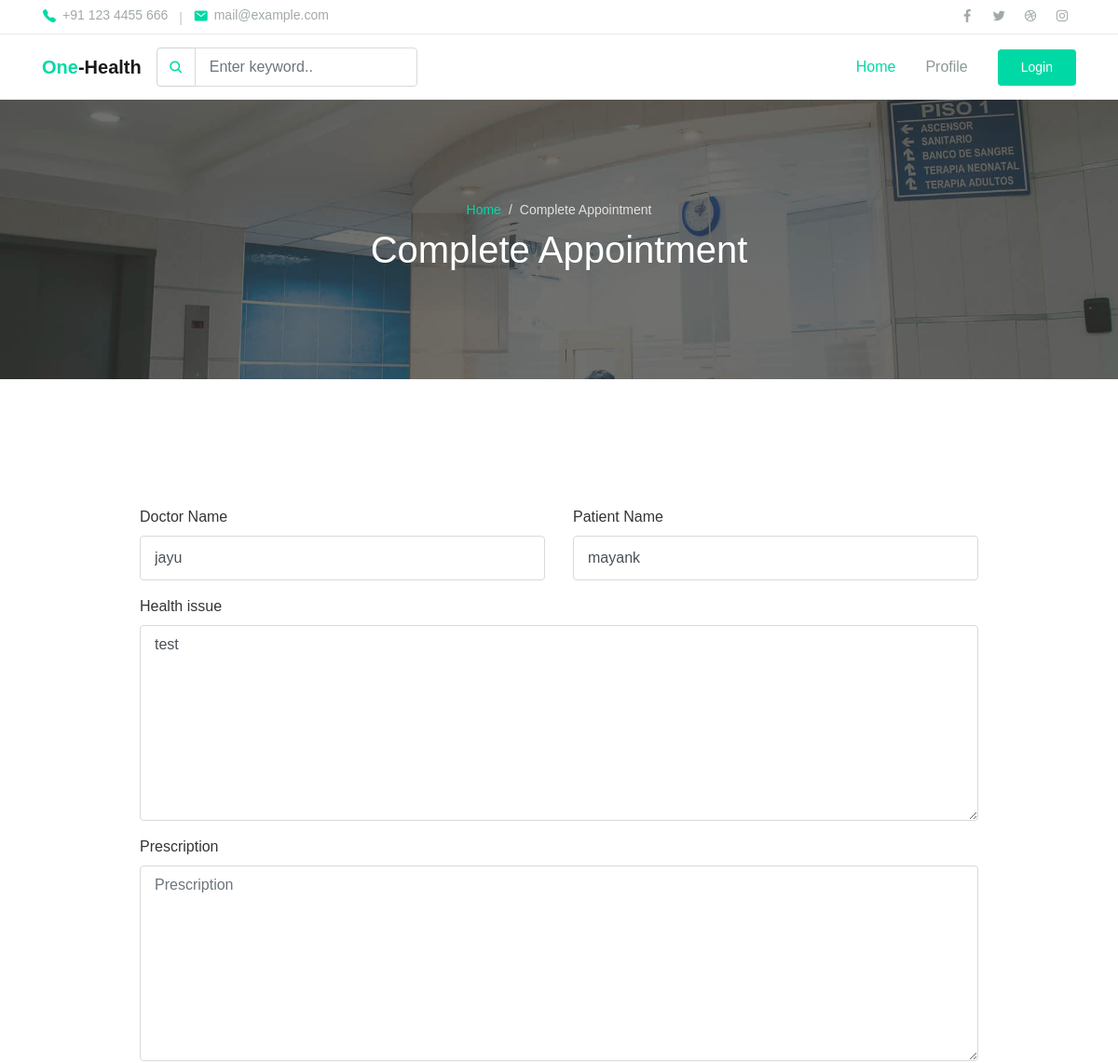
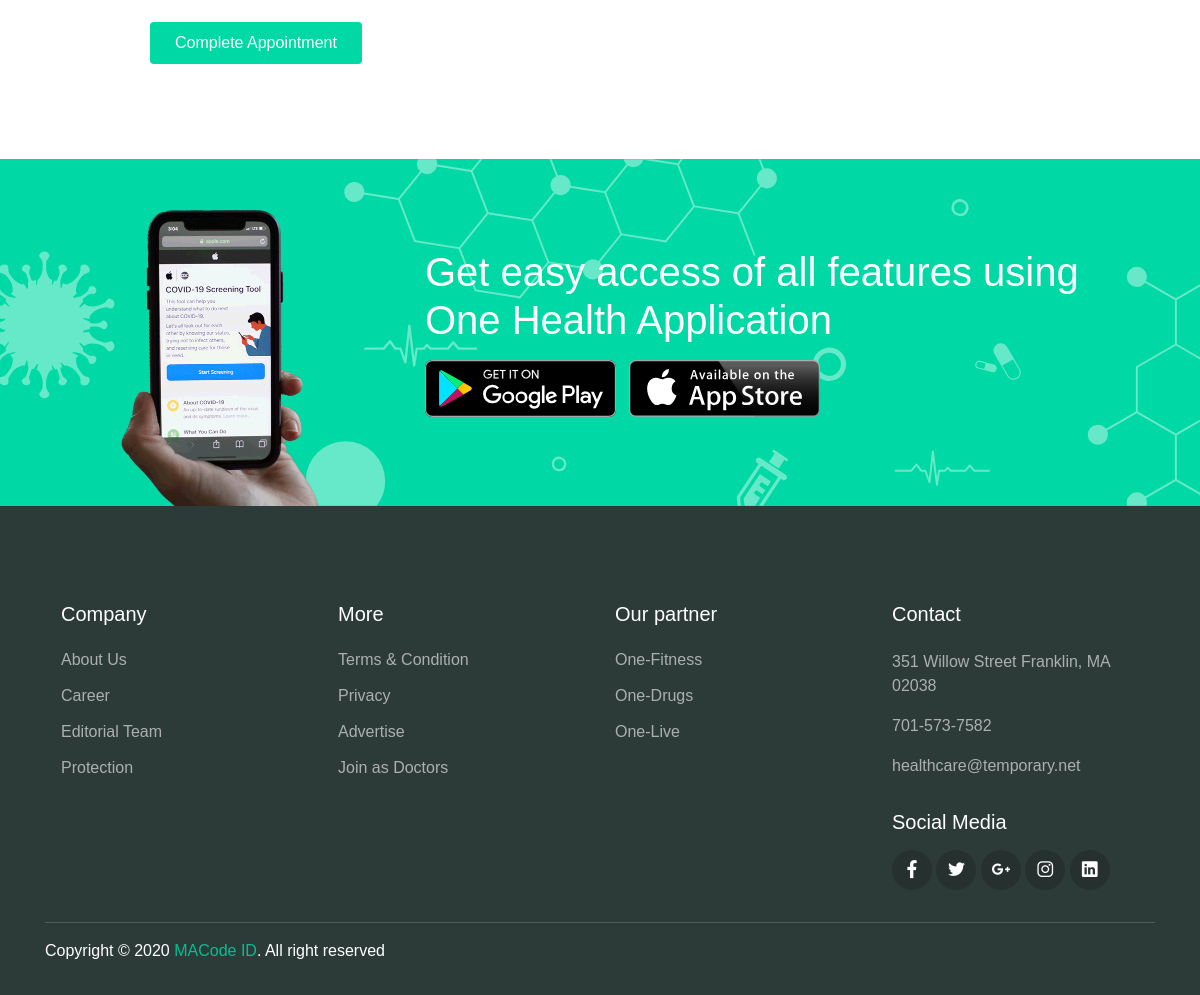
Screenshot of /doctor_complete_appointment/2 with the database file from the repository (2 pictures, top to bottom).
### myapp/models.py (models this page shows, shortened)
class Appointment(models.Model):
	patient=models.ForeignKey(User,on_delete=models.CASCADE)
	doctor=models.ForeignKey(Doctor_Profile,on_delete=models.CASCADE)
	date=models.DateTimeField(default=timezone.now)
	time=models.CharField(max_length=100)
	health_issue=models.TextField()
	status=models.CharField(max_length=100,default="pending")
	prescription=models.TextField(default="not given yet")

class Doctor_Profile(models.Model):
	doctor=models.ForeignKey(User,on_delete=models.CASCADE)
	doctor_degree=models.CharField(max_length=100)
	doctor_speciality=models.CharField(max_length=100)
	doctor_start_time=models.CharField(max_length=100)
	doctor_end_time=models.CharField(max_length=100)
	doctor_fees=models.PositiveIntegerField()
	doctor_picture=models.ImageField(upload_to="doctor_picture/")

class User(models.Model):
	fname=models.CharField(max_length=100)
	lname=models.CharField(max_length=100)
	email=models.CharField(max_length=100)
	mobile=models.CharField(max_length=100)
	address=models.TextField()
	password=models.CharField(max_length=100)
	usertype=models.CharField(max_length=100,default="patient")

### myapp/views.py (the view)
# urls.py: path('doctor_complete_appointment/<int:pk>',views.doctor_complete_appointment,name='doctor_complete_appointment'),
def doctor_complete_appointment(request,pk):
	appointment=Appointment.objects.get(pk=pk)
	if request.method=="POST":
		appointment.prescription=request.POST['prescription']
		appointment.status="completed"
		appointment.save()
		return redirect('doctor_appointment')
	else:
		return render(request,'doctor_complete_appointment.html',{'appointment':appointment})

### myapp/templates/doctor_complete_appointment.html (shortened to what this page needs)
{% extends 'doctor_header.html' %}
{% load static %}
{% block content %}
<!DOCTYPE html>
<html lang="en">
<head>
</head>
<body>
  <div class="page-banner overlay-dark bg-image" style="background-image: url({% static 'img/bg_image_1.jpg' %});">
    <div class="banner-section">
      <div class="container text-center wow fadeInUp">
        <nav aria-label="Breadcrumb">
          <ol class="breadcrumb breadcrumb-dark bg-transparent justify-content-center py-0 mb-2">
            <li class="breadcrumb-item"><a href="index.html">Home</a></li>
            <li class="breadcrumb-item active" aria-current="page">Complete Appointment</li>
          </ol>
        </nav>
        <h1 class="font-weight-normal">Complete Appointment</h1>
      </div>
    </div>
  </div>
  <div class="page-section">
    <div class="container">
      <form class="contact-form mt-5" method="post" action="{% url 'doctor_complete_appointment' pk=appointment.pk %}">
        <div class="row mb-3">
          <div class="col-sm-6 py-2 wow fadeInLeft">
            <label for="fullName">Doctor Name</label>
            <input type="text" id="fullName" class="form-control" value="{{appointment.doctor.doctor.fname}}">
          </div>
          <div class="col-sm-6 py-2 wow fadeInRight">
            <label for="emailAddress">Patient Name</label>
            <input type="text" id="emailAddress" class="form-control" value="{{appointment.patient.fname}}">
          </div>
          <div class="col-12 py-2 wow fadeInUp">
            <label for="message">Health issue</label>
            <textarea id="message" class="form-control" rows="8" name="health_issue">{{appointment.health_issue}}</textarea>
          </div>
          <div class="col-12 py-2 wow fadeInUp">
            <label for="message">Prescription</label>
            <textarea id="message" class="form-control" rows="8" placeholder="Prescription" name="prescription"></textarea>
          </div>
        </div>
        <button type="submit" class="btn btn-primary wow zoomIn">Complete Appointment</button>
      </form>
    </div>
  </div>
  <div class="page-section banner-home bg-image" style="background-image: url({% static 'img/banner-pattern.svg' %});">
    <div class="container py-5 py-lg-0">
      <div class="row align-items-center">
        <div class="col-lg-4 wow zoomIn">
          <div class="img-banner d-none d-lg-block">
            <img src="../assets/img/mobile_app.png" alt="">
          </div>
        </div>
        <div class="col-lg-8 wow fadeInRight">
          <h1 class="font-weight-normal mb-3">Get easy access of all features using One Health Application</h1>
          <a href="#"><img src="../assets/img/google_play.svg" alt=""></a>
          <a href="#" class="ml-2"><img src="{% static 'img/app_store.svg' %}" alt=""></a>
        </div>
      </div>
    </div>
  </div>
</body>
</html>
{% endblock%}

### myapp/static/css/theme.css (style rules this page uses)
:root { --primary: #00D9A5; --accent: #FF3D85; --secondary: #4E5AFE; --warning: #EED818; --info: #05B4E1; --danger: #FF4943; --success: #96C93D; --dark: #343531; --light: #F5F9F6; --cs: #596261; --grey: #6E807A; }
body { font-family: "Source Sans Pro", sans-serif; line-height: 1.5; color: #343531; }
a { color: #07be94; text-decoration: none; background-color: transparent; }
.btn-primary { color: #fff; background-color: #00D9A5; border-color: transparent; }
.btn { padding: 8px 24px; }
.breadcrumb { background-color: #f8f9fa; }
.breadcrumb-dark .breadcrumb-item a { color: #00D9A5; }
.breadcrumb-dark .breadcrumb-item + .breadcrumb-item::before { display: inline-block; padding-right: 0.5rem; color: rgba(255, 255, 255, 0.8); content: "/"; }
.breadcrumb-dark .breadcrumb-item.active { color: rgba(255, 255, 255, 0.8); }
.form-control { padding: 8px 15px; height: calc(1.5em + 1.375rem + 2px); border-color: #d6dbd9; }
.bg-image { position: relative; background-position: center center; background-size: cover; background-repeat: no-repeat; }
.bg-image > * { position: relative; z-index: 10; }
.page-section { position: relative; padding-top: 80px; padding-bottom: 80px; overflow: hidden; }
.page-banner { position: relative; height: 300px; z-index: 10; }
.page-hero.overlay-dark::before, .page-banner.overlay-dark::before { content: ""; position: absolute; top: 0; left: 0; width: 100%; height: 100%; background: rgba(52, 53, 49, 0.7); z-index: 1; }
.page-banner .breadcrumb-item, .page-banner .breadcrumb-item a { font-size: 14px; }
.hero-section, .banner-section { position: relative; display: -ms-flexbox; display: flex; -ms-flex-align: center; align-items: center; -ms-flex-pack: center; justify-content: center; height: 100%; color: #ffffff; z-index: 10; }
.banner-home { padding: 0; background-color: #00D9A5; color: #fff; }
.banner-home .img-banner { display: block; max-width: 200px; margin-top: 50px; margin-left: auto; margin-right: auto; overflow: hidden; }
.banner-home .img-banner img { width: 100%; }
.contact-form { display: block; max-width: 900px; margin: 15px auto; }

### rows the page displays
Appointment: doctor.doctor.fname "jayu", patient.fname "mayank", health_issue "test"
